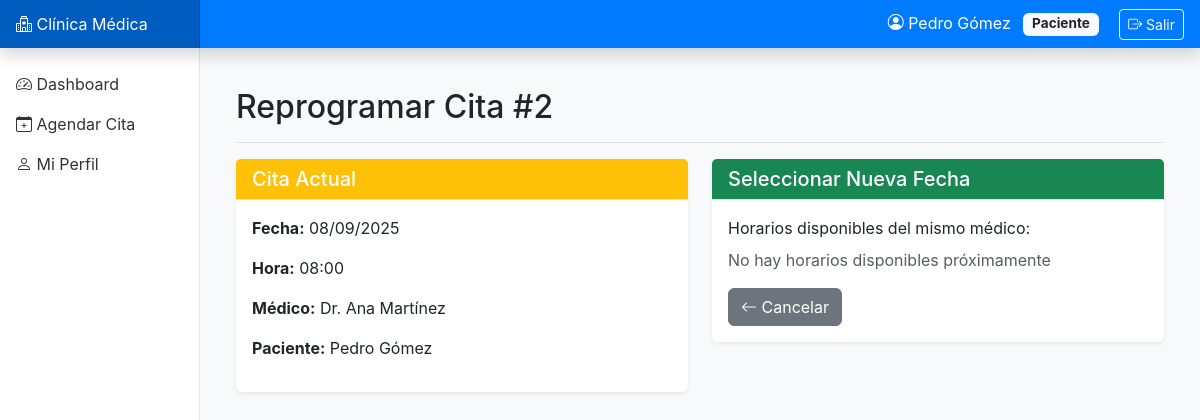
The app's page /appointments/2/reschedule/ (signed in) with its own data.
### accounts/models.py (models this page shows, shortened)
class User(AbstractUser):
    ROLE_CHOICES = [
        ('ADMIN', 'Administrador'),
        ('RECEP', 'Recepción'),
        ('MEDICO', 'Médico'),
        ('PACIENTE', 'Paciente'),
        ('SOPORTE', 'Soporte/BI'),
    ]
    role = models.CharField(max_length=10, choices=ROLE_CHOICES, default='PACIENTE')
    phone = models.CharField(max_length=20, blank=True)
    document_id = models.CharField(max_length=20, unique=True, null=True, blank=True)
    class Meta:
        db_table = 'accounts_user'
        verbose_name = 'Usuario'
        verbose_name_plural = 'Usuarios'

### appointments/models.py (models this page shows, shortened)
class Appointment(models.Model):
    STATUS_CHOICES = [
        ('RESERVADO', 'Reservado'),
        ('CONFIRMADO', 'Confirmado'),
        ('REPROGRAMADO', 'Reprogramado'),
        ('CANCELADO_PAC', 'Cancelado por paciente'),
        ('CANCELADO_CLIN', 'Cancelado por clínica'),
        ('NO_SHOW', 'No asistió'),
        ('ATENDIDO', 'Atendido'),
    ]
    slot = models.OneToOneField('availability.Slot', on_delete=models.PROTECT, related_name='appointment')
    patient = models.ForeignKey('patients.Patient', on_delete=models.CASCADE, related_name='appointments')
    status = models.CharField(max_length=20, choices=STATUS_CHOICES, default='RESERVADO')
    booked_at = models.DateTimeField(auto_now_add=True, verbose_name='Fecha de reserva')
    confirmed_at = models.DateTimeField(null=True, blank=True, verbose_name='Fecha de confirmación')
    rescheduled_from = models.ForeignKey('self', null=True, blank=True, on_delete=models.SET_NULL, related_name='rescheduled_to')
    canceled_at = models.DateTimeField(null=True, blank=True, verbose_name='Fecha de cancelación')
    canceled_by = models.ForeignKey(settings.AUTH_USER_MODEL, null=True, blank=True, on_delete=models.SET_NULL, related_name='canceled_appointments')
    cancel_reason = models.TextField(blank=True, verbose_name='Motivo de cancelación')
    checked_in_at = models.DateTimeField(null=True, blank=True, verbose_name='Hora de check-in')
    attended_at = models.DateTimeField(null=True, blank=True, verbose_name='Hora de atención')
    no_show_marked_at = models.DateTimeField(null=True, blank=True, verbose_name='Marcado como no-show')
    notes = models.TextField(blank=True, verbose_name='Notas')
    class Meta:
        db_table = 'appointments_appointment'
        verbose_name = 'Cita'
        verbose_name_plural = 'Citas'
        ordering = ['-booked_at']

### availability/models.py (models this page shows, shortened)
class Slot(models.Model):
    STATUS_CHOICES = [
        ('LIBRE', 'Libre'),
        ('BLOQUEADO', 'Bloqueado'),
        ('OCUPADO', 'Ocupado'),
    ]
    SOURCE_CHOICES = [
        ('TPL', 'Plantilla'),
        ('EXCEPTION', 'Excepción'),
    ]
    doctor = models.ForeignKey(Doctor, on_delete=models.CASCADE, related_name='slots')
    location = models.ForeignKey(Location, on_delete=models.CASCADE)
    room = models.ForeignKey(Room, on_delete=models.SET_NULL, null=True, blank=True)
    appointment_type = models.ForeignKey(AppointmentType, on_delete=models.SET_NULL, null=True, blank=True)
    start_dt = models.DateTimeField(verbose_name='Fecha/hora inicio')
    end_dt = models.DateTimeField(verbose_name='Fecha/hora fin')
    status = models.CharField(max_length=10, choices=STATUS_CHOICES, default='LIBRE')
    source = models.CharField(max_length=10, choices=SOURCE_CHOICES, default='TPL')
    class Meta:
        db_table = 'availability_slot'
        verbose_name = 'Franja disponible'
        verbose_name_plural = 'Franjas disponibles'
        indexes = [
            models.Index(fields=['doctor', 'start_dt']),
            models.Index(fields=['location', 'start_dt']),
        ]
        unique_together = ['doctor', 'start_dt', 'room']
        ordering = ['start_dt']

### doctors/models.py (models this page shows, shortened)
class Doctor(models.Model):
    user = models.OneToOneField(settings.AUTH_USER_MODEL, on_delete=models.CASCADE, related_name='doctor_profile')
    license_number = models.CharField(max_length=50, unique=True, verbose_name='Número de licencia')
    specialty = models.ForeignKey(Specialty, on_delete=models.PROTECT, related_name='doctors')
    locations = models.ManyToManyField(Location, related_name='doctors', verbose_name='Sedes')
    bio = models.TextField(blank=True, verbose_name='Biografía')
    active = models.BooleanField(default=True, verbose_name='Activo')
    class Meta:
        db_table = 'doctors_doctor'
        verbose_name = 'Médico'
        verbose_name_plural = 'Médicos'
        ordering = ['user__last_name', 'user__first_name']

### patients/models.py (models this page shows, shortened)
class Patient(models.Model):
    GENDER_CHOICES = [
        ('M', 'Masculino'),
        ('F', 'Femenino'),
        ('O', 'Otro'),
    ]
    user = models.OneToOneField(settings.AUTH_USER_MODEL, on_delete=models.CASCADE, related_name='patient_profile')
    birthdate = models.DateField(verbose_name='Fecha de nacimiento')
    gender = models.CharField(max_length=1, choices=GENDER_CHOICES)
    insurance = models.CharField(max_length=100, blank=True, verbose_name='Aseguradora')
    consent_given_at = models.DateTimeField(null=True, blank=True, verbose_name='Consentimiento otorgado')
    class Meta:
        db_table = 'patients_patient'
        verbose_name = 'Paciente'
        verbose_name_plural = 'Pacientes'

### appointments/views.py (the view, shortened to what this page needs)
# urls.py: path('<int:pk>/reschedule/', views.appointment_reschedule, name='appointment_reschedule'),
@login_required
def appointment_reschedule(request, pk):
    appointment = get_object_or_404(Appointment, pk=pk)
    can_reschedule = False
    if request.user.role == 'ADMIN':
        can_reschedule = True
    elif request.user.role == 'RECEP':
        can_reschedule = True
    elif request.user.role == 'PACIENTE':
        try:
            if request.user.patient_profile == appointment.patient:
                can_reschedule = True
        except Patient.DoesNotExist:
            pass
    elif request.user.role == 'MEDICO':
        try:
            if request.user.doctor_profile == appointment.slot.doctor:
                can_reschedule = True
        except Doctor.DoesNotExist:
            pass
    if not can_reschedule:
        messages.error(request, 'No tiene permisos para reprogramar esta cita')
        return redirect('appointment_detail', pk=pk)
    if appointment.status in ['CANCELADO_PAC', 'CANCELADO_CLIN', 'ATENDIDO']:
        messages.error(request, 'Esta cita no puede ser reprogramada')
        return redirect('appointment_detail', pk=pk)
    slots = Slot.objects.filter(
        doctor=appointment.slot.doctor,
        status='LIBRE',
        start_dt__gte=timezone.now()
    ).order_by('start_dt')[:100]  # Mostrar más opciones de diferentes días
    context = {
        'appointment': appointment,
        'available_slots': slots,
    }
    return render(request, 'appointments/appointment_reschedule.html', context)

### templates/appointments/appointment_reschedule.html (shortened to what this page needs)
{% extends 'base.html' %}
{% block content %}
<div class="d-flex justify-content-between flex-wrap flex-md-nowrap align-items-center pt-3 pb-2 mb-3 border-bottom">
    <h1 class="h2">Reprogramar Cita #{{ appointment.id }}</h1>
</div>
<div class="row">
    <div class="col-md-6">
        <div class="card">
            <div class="card-header bg-warning text-white">
                <h5 class="mb-0">Cita Actual</h5>
            </div>
            <div class="card-body">
                <p><strong>Fecha:</strong> {{ appointment.slot.start_dt|date:"d/m/Y" }}</p>
                <p><strong>Hora:</strong> {{ appointment.slot.start_dt|date:"H:i" }}</p>
                <p><strong>Médico:</strong> Dr. {{ appointment.slot.doctor.user.get_full_name }}</p>
                <p><strong>Paciente:</strong> {{ appointment.patient.user.get_full_name }}</p>
            </div>
        </div>
    </div>
    <div class="col-md-6">
        <div class="card">
            <div class="card-header bg-success text-white">
                <h5 class="mb-0">Seleccionar Nueva Fecha</h5>
            </div>
            <div class="card-body">
                <form method="post">
                    <div class="mb-3">
                        <label class="form-label">Horarios disponibles del mismo médico:</label>
                        {% for slot in available_slots %}
                        <div class="form-check">
                            <input class="form-check-input" type="radio" name="new_slot_id" id="slot{{ slot.id }}" value="{{ slot.id }}">
                            <label class="form-check-label" for="slot{{ slot.id }}">
                                {{ slot.start_dt|date:"d/m/Y H:i" }} - {{ slot.end_dt|date:"H:i" }}
                            </label>
                        </div>
                        {% empty %}
                        <p class="text-muted">No hay horarios disponibles próximamente</p>
                        {% endfor %}
                    </div>
                    <a href="{% url 'appointment_detail' appointment.id %}" class="btn btn-secondary">
                        <i class="bi bi-arrow-left"></i> Cancelar
                    </a>
                </form>
            </div>
        </div>
    </div>
</div>
{% endblock %}

### templates/base.html (shortened to what this page needs)
<!DOCTYPE html>
<html lang="es">
<head>
    <link href="https://cdn.jsdelivr.net/npm/bootstrap@5.3.0/dist/css/bootstrap.min.css" rel="stylesheet">
    <link rel="stylesheet" href="https://cdn.jsdelivr.net/npm/bootstrap-icons@1.11.0/font/bootstrap-icons.css">
</head>
<body>
    <nav class="navbar navbar-dark fixed-top bg-primary flex-md-nowrap p-0 shadow">
        <a class="navbar-brand col-md-3 col-lg-2 me-0 px-3" href="{% url 'dashboard' %}">
            <i class="bi bi-hospital"></i> Clínica Médica
        </a>
        <div class="navbar-nav ms-auto">
            <div class="nav-item text-nowrap">
                <span class="nav-link px-3 text-white">
                    <i class="bi bi-person-circle"></i> {{ user.get_full_name|default:user.username }}
                    <span class="badge bg-light text-dark ms-2">{{ user.get_role_display }}</span>
                    <a href="{% url 'logout' %}" class="btn btn-sm btn-outline-light ms-3">
                        <i class="bi bi-box-arrow-right"></i> Salir
                    </a>
                </span>
            </div>
        </div>
    </nav>
    <nav id="sidebarMenu" class="col-md-3 col-lg-2 d-md-block sidebar collapse">
        <div class="sidebar-sticky pt-3">
            <ul class="nav flex-column">
                <li class="nav-item">
                    <a class="nav-link {% if request.resolver_match.url_name == 'dashboard' %}active{% endif %}" href="{% url 'dashboard' %}">
                        <i class="bi bi-speedometer2"></i> Dashboard
                    </a>
                </li>
                {% if user.role == 'PACIENTE' %}
                <li class="nav-item">
                    <a class="nav-link" href="{% url 'appointment_search' %}">
                        <i class="bi bi-calendar-plus"></i> Agendar Cita
                    </a>
                </li>
                {% endif %}
                <li class="nav-item">
                    <a class="nav-link {% if request.resolver_match.url_name == 'profile' %}active{% endif %}" href="{% url 'profile' %}">
                        <i class="bi bi-person"></i> Mi Perfil
                    </a>
                </li>
            </ul>
        </div>
    </nav>
    <main role="main" class="col-md-9 ms-sm-auto col-lg-10 px-md-4">
        <div class="container-fluid py-4">
            {% block content %}{% endblock %}
        </div>
    </main>
</body>
</html>

### templates/base.html (style rules this page uses)
:root { --primary-color: #0d6efd; --secondary-color: #6c757d; --success-color: #198754; --danger-color: #dc3545; --warning-color: #ffc107; --info-color: #0dcaf0; }
body { font-family: -apple-system, BlinkMacSystemFont, "Segoe UI", Roboto, "Helvetica Neue", Arial, sans-serif; background-color: #f8f9fa; }
.sidebar { position: fixed; top: 0; bottom: 0; left: 0; z-index: 100; padding: 48px 0 0; box-shadow: inset -1px 0 0 rgba(0, 0, 0, .1); background-color: #fff; }
.sidebar-sticky { position: sticky; top: 48px; height: calc(100vh - 48px); padding-top: .5rem; overflow-x: hidden; overflow-y: auto; }
.sidebar .nav-link { color: #333; padding: .5rem 1rem; }
.navbar-brand { padding-top: .75rem; padding-bottom: .75rem; font-size: 1rem; background-color: rgba(0, 0, 0, .25); box-shadow: inset -1px 0 0 rgba(0, 0, 0, .25); }
.navbar { background-color: #007bff !important; }
main { margin-left: 240px; padding-top: 48px; }
.card { border: none; box-shadow: 0 0.125rem 0.25rem rgba(0,0,0,0.075); margin-bottom: 1.5rem; }
.card-header { background-color: #f8f9fa; border-bottom: 1px solid #dee2e6; font-weight: 600; }
.badge { padding: 0.35em 0.65em; font-size: 0.85em; }

### records on screen
User: get_full_name "Pedro Gómez", role "Paciente"
Appointment: id "2", slot.start_dt "08/09/2025", slot.start_dt "08:00", slot.doctor.user.get_full_name "Ana Martínez", patient.user.get_full_name "Pedro Gómez"
